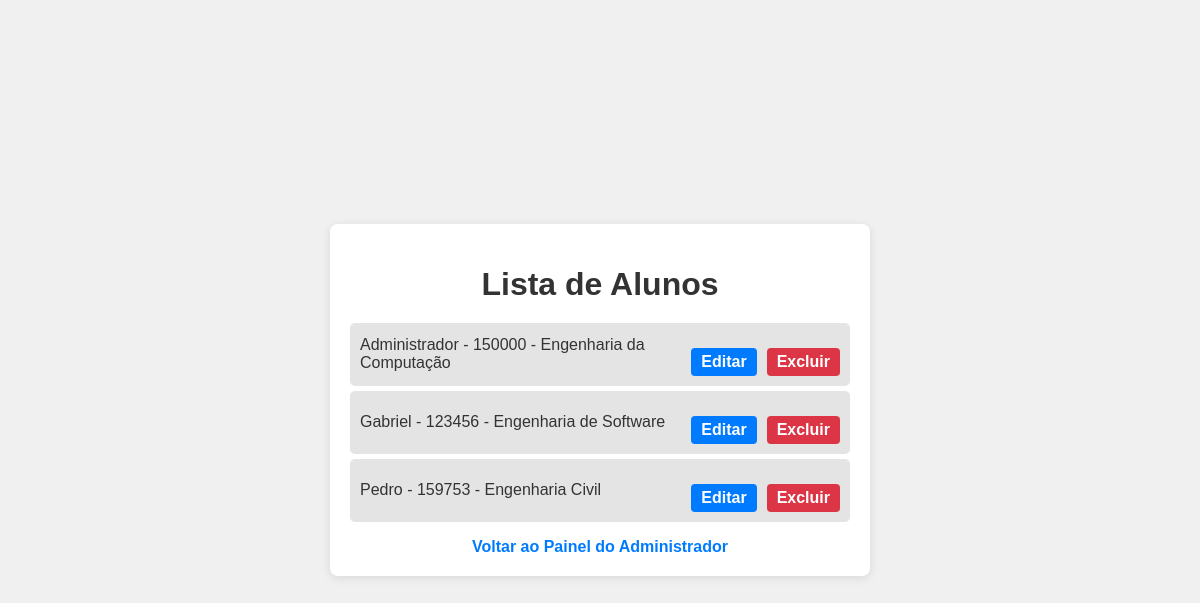
The app's page /listar_alunos (signed in) with its own data.
### trab.py (models this page shows, shortened)
class alunos(db.Model):
    id = db.Column(db.Integer, primary_key=True)
    nome = db.Column(db.String(80), nullable=False)
    matricula = db.Column(db.String(40), unique=True, nullable=False)
    senha_hash = db.Column(db.String(120), nullable=False)
    turmas = db.relationship('turma', secondary=aluno_e_turma, back_populates='alunos')
    curso_id = db.Column(db.Integer, db.ForeignKey('curso.id'), nullable=False)
    curso = db.relationship('curso', backref='estudantes')
    administrador = db.Column(db.Boolean, default=False)

class curso(db.Model):
    id = db.Column(db.Integer, primary_key=True)
    nome_curso = db.Column(db.String(80), unique=True, nullable=False)
    turmas = db.relationship('turma', backref='curso', lazy=True)

### trab.py (the view)
@app.route('/listar_alunos')
def listar_alunos():
    if 'aluno_id' not in session:
        return redirect(url_for('login'))
    aluno = db.session.get(alunos, session['aluno_id'])
    if aluno.administrador != 1:
        return redirect(url_for('pagina_inicial'))
    alunos_list = alunos.query.all()
    return render_template('lista_de_alunos.html', alunos_list=alunos_list)

### trab.py (called while the page is built)
@app.before_request
def enforce_foreign_keys():
    db.session.execute(text('PRAGMA foreign_keys = ON'))

### templates/lista_de_alunos.html (shortened to what this page needs)
<!DOCTYPE html>
<html lang="pt-BR">
<head>
</head>
<body>
    <div class="container">
        <h1>Lista de Alunos</h1>
        <ul>
            {% for aluno in alunos_list %}
                <li>
                    {{ aluno.nome }} - {{ aluno.matricula }} - {{ aluno.curso.nome_curso }}
                    <div class="actions">
                        <a href="{{ url_for('editar_aluno', id=aluno.id) }}" class="btn">Editar</a>
                        <a href="{{ url_for('deletar_aluno', id=aluno.id) }}" class="btn btn-danger" onclick="return confirm('Tem certeza que deseja excluir este aluno?');">Excluir</a>
                    </div>
                </li>
            {% endfor %}
        </ul>
        <a href="{{ url_for('admin_page') }}">Voltar ao Painel do Administrador</a>
    </div>
</body>
</html>

### templates/lista_de_alunos.html (style rules this page uses)
body { font-family: Arial, sans-serif; background-color: #f0f0f0; display: flex; justify-content: center; align-items: center; height: 100vh; margin: 0; }
.container { background-color: #ffffff; padding: 20px; border-radius: 8px; box-shadow: 0 2px 10px rgba(0, 0, 0, 0.1); width: 500px; }
h1 { text-align: center; margin-bottom: 20px; color: #333; }
ul { list-style-type: none; padding: 0; }
li { background: #e4e4e4; margin: 5px 0; padding: 10px; border-radius: 5px; color: #333; display: flex; justify-content: space-between; align-items: center; }
.actions { display: flex; gap: 10px; }
.btn { padding: 5px 10px; background-color: #007bff; color: white; border: none; border-radius: 4px; cursor: pointer; text-decoration: none; }
.btn-danger { background-color: #dc3545; }
a { color: #007bff; text-decoration: none; display: block; text-align: center; margin-top: 15px; font-weight: bold; }

### records on screen
alunos: nome "Administrador", matricula "150000", curso.nome_curso "Engenharia da Computação"
alunos: nome "Gabriel", matricula "123456", curso.nome_curso "Engenharia de Software"
alunos: nome "Pedro", matricula "159753", curso.nome_curso "Engenharia Civil"
